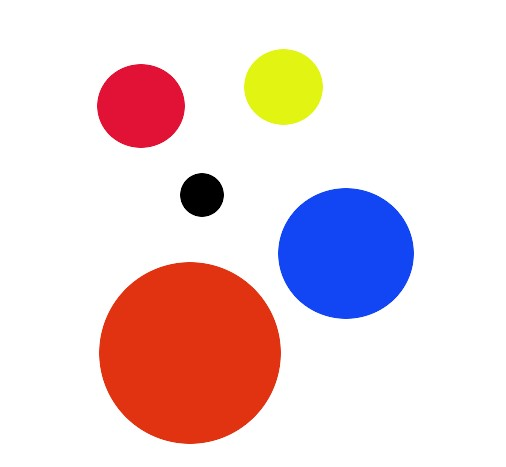
//> input picture Detect Red Circle/circles.jpg, 506 x 467 px
$ ./main   (built with g++ and OpenCV 4)
//> lines starting //> are read from the running program, lines starting //| are printed output that depends on the picture; after the words box and inside, x2 and y2 are one past the last pixel; in counts of white or black regions, pixels touching at a corner belong together
#include <iostream>
#include <vector>
#include <opencv2/opencv.hpp>

using namespace std;
using namespace cv;

int main()
{
    Mat image = imread("circles.jpg",CV_LOAD_IMAGE_COLOR);
//> image is the input picture: 467 rows x 506 cols, CV_8UC3; mean B, G, R 216.9, 214, 234.6
    Mat hsvImage;

    if(!image.data) {
        cout << "Error loading image\n";
        return -1;
    }

    // Converting image to hsv which becomes more easier to find the color
    //  allow to identify a particular color using a single value, the hue, instead of three values.
    cvtColor(image,hsvImage,CV_BGR2HSV);
//> hsvImage: 467 rows x 506 cols, CV_8UC3; mean H, S, V 17, 50.3, 248.3

    // Threshold the hsv image, keep only the red pixels
    Mat lowerRedImageHue, upperRedImageHue;

    inRange(hsvImage,Scalar(0,100,100),Scalar(10,255,255), lowerRedImageHue);
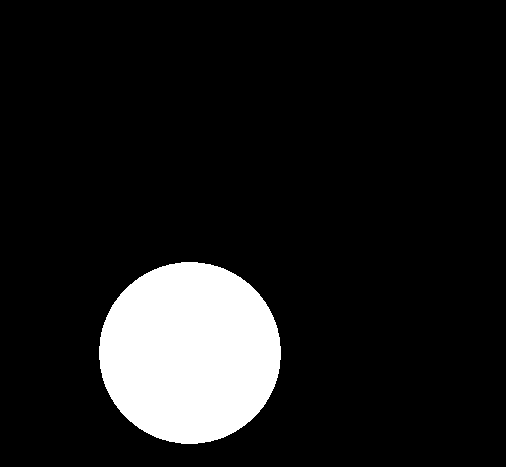
//> lowerRedImageHue: 467 rows x 506 cols, CV_8UC1; 11% white; 1 white region, box (x1, y1, x2, y2) and area: (99, 262, 281, 444) 25951
    inRange(hsvImage,Scalar(160,100,100), Scalar(179, 255, 255), upperRedImageHue);
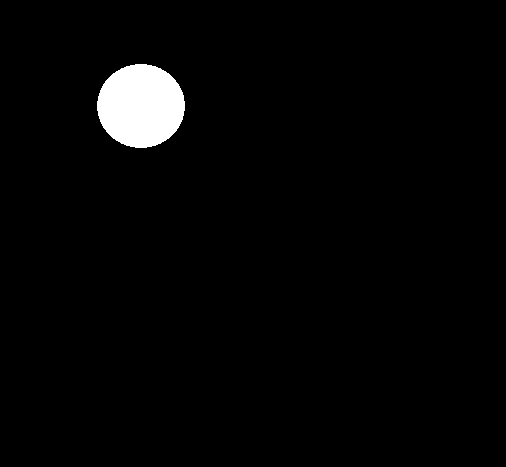
//> upperRedImageHue: 467 rows x 506 cols, CV_8UC1; 2.4% white; 1 white region, box (x1, y1, x2, y2) and area: (97, 64, 185, 148) 5773


    // Next step is to combine the above threshold images and slightly blur the result, in order to avoid false positives
    // Combine the two image

    Mat images_redHue;
    addWeighted(lowerRedImageHue,1.0,upperRedImageHue,1.0,0.0,images_redHue);
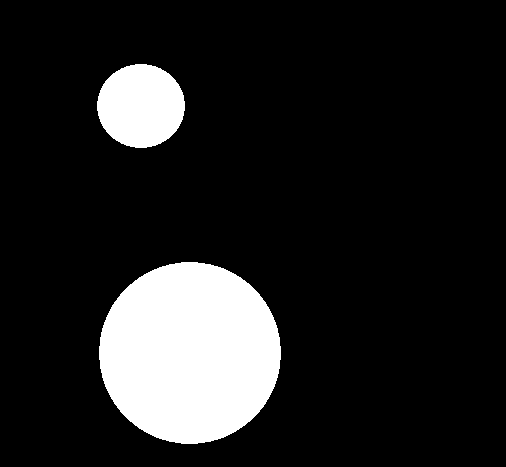
//> images_redHue: 467 rows x 506 cols, CV_8UC1; 13.4% white; 2 white regions, box (x1, y1, x2, y2) and area: (99, 262, 281, 444) 25951, (97, 64, 185, 148) 5773

    // Bur image
    GaussianBlur(images_redHue,images_redHue,Size(9,9),2,2);
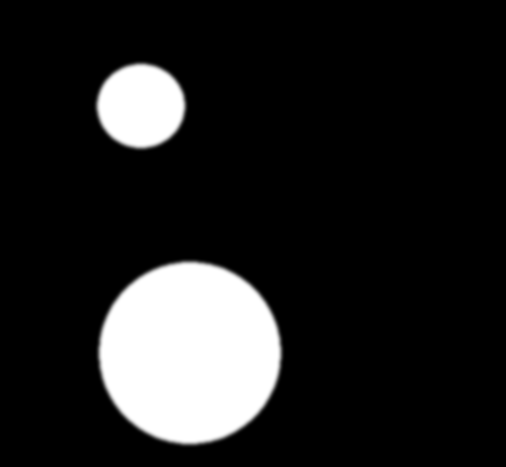
//> images_redHue: 467 rows x 506 cols, CV_8UC1; 3.36% of pixels changed, all inside (x1, y1, x2, y2) = (93, 60, 285, 448)

    // To find the read circles, we can use the circle hough transform, which is implemented in opencv as HoughCircles
    /*
        The circle Hough Transform (CHT) is a basic technique used in Digital Image Processing, for detecting circular objects in a digital image.

        Houghcircles: Finds circles in a grayscale image using the Hough transform.

        void HoughCircles(InputArray image, OutputArray circles, int method, double dp, double minDist, double param1=100, double param2=100, int minRadius=0, int maxRadius=0 )

        image – 8-bit, single-channel, grayscale input image.
        circles – Output vector of found circles. Each vector is encoded as a 3-element floating-point vector (x, y, radius) .
        circle_storage – In C function this is a memory storage that will contain the output sequence of found circles.
        method – Detection method to use. Currently, the only implemented method is CV_HOUGH_GRADIENT , which is basically 21HT , described in [Yuen90].
        dp – Inverse ratio of the accumulator resolution to the image resolution. For example, if dp=1 , the accumulator has the same resolution as the input image. If dp=2 , the accumulator has half as big width and height.
        minDist – Minimum distance between the centers of the detected circles. If the parameter is too small, multiple neighbor circles may be falsely detected in addition to a true one. If it is too large, some circles may be missed.
        param1 – First method-specific parameter. In case of CV_HOUGH_GRADIENT , it is the higher threshold of the two passed to the Canny() edge detector (the lower one is twice smaller).
        param2 – Second method-specific parameter. In case of CV_HOUGH_GRADIENT , it is the accumulator threshold for the circle centers at the detection stage. The smaller it is, the more false circles may be detected. Circles, corresponding to the larger accumulator values, will be returned first.
        minRadius – Minimum circle radius.
        maxRadius – Maximum circle radius.


    */

    vector<cv::Vec3f> circles;
    HoughCircles(images_redHue,circles,CV_HOUGH_GRADIENT,1,images_redHue.rows/8, 100, 20, 0, 0);
//> circles = 2 circles (x, y, radius): [190.5, 353.5, 91.4], [142.5, 105.5, 41.6]

    if(circles.empty()) {
        cout << "There's not image!\n";
        return -1;
    }

    for(size_t current_circle = 0; current_circle < circles.size(); current_circle++) {
        Point center(round(circles[current_circle][0]), round(circles[current_circle][1]));
        int radius = round(circles[current_circle][2]);

        circle(image,center,radius,Scalar(0,255,0),5);
    }
//> this loop made 2 passes
//> (center, radius) on passes 1 to 2: (Point(191, 354), 91), (Point(143, 106), 42)
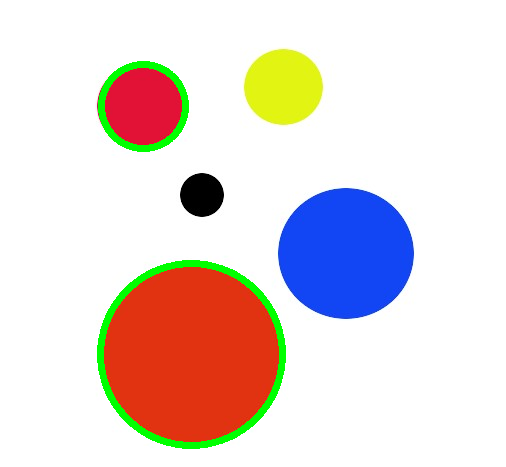
//> image: 467 rows x 506 cols, CV_8UC3; 2.47% of pixels changed, all inside (x1, y1, x2, y2) = (97, 61, 286, 449)
    namedWindow("Red Circle", CV_WINDOW_AUTOSIZE);

    imshow("Red Circle", image);


    waitKey();

    return 0;
}
